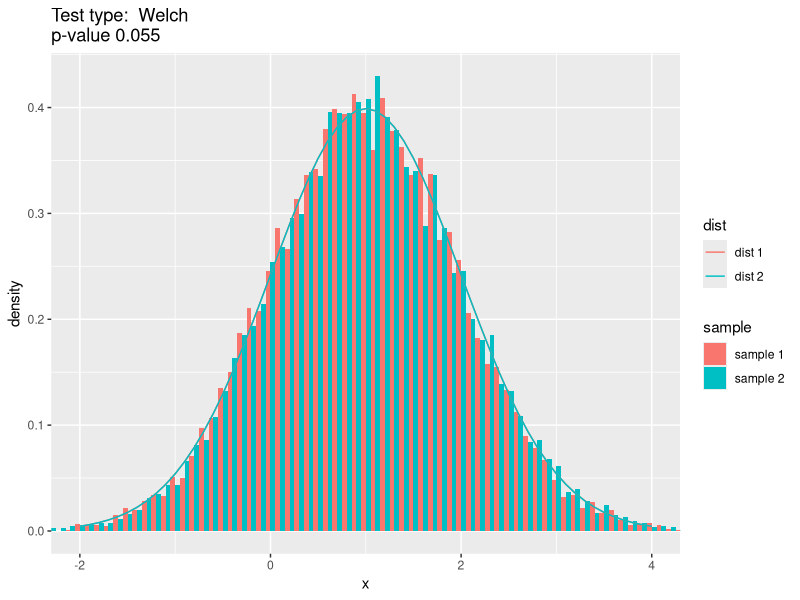
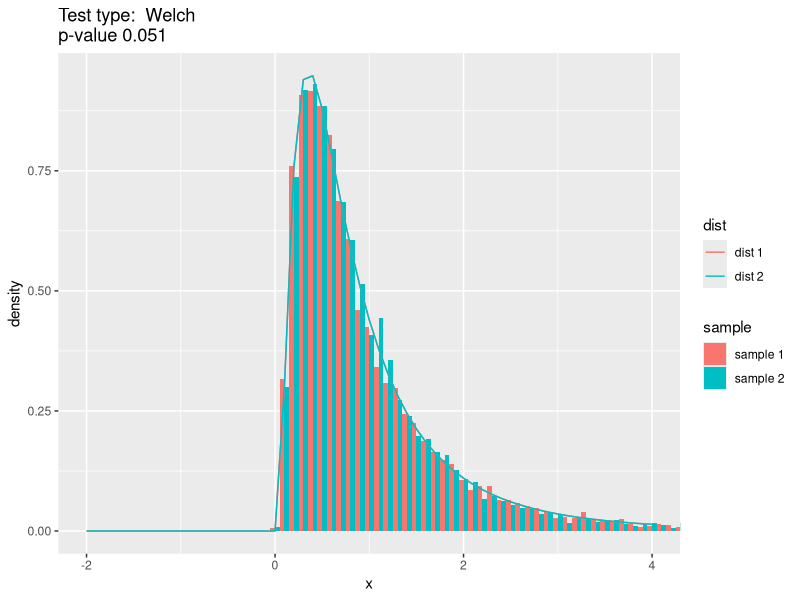
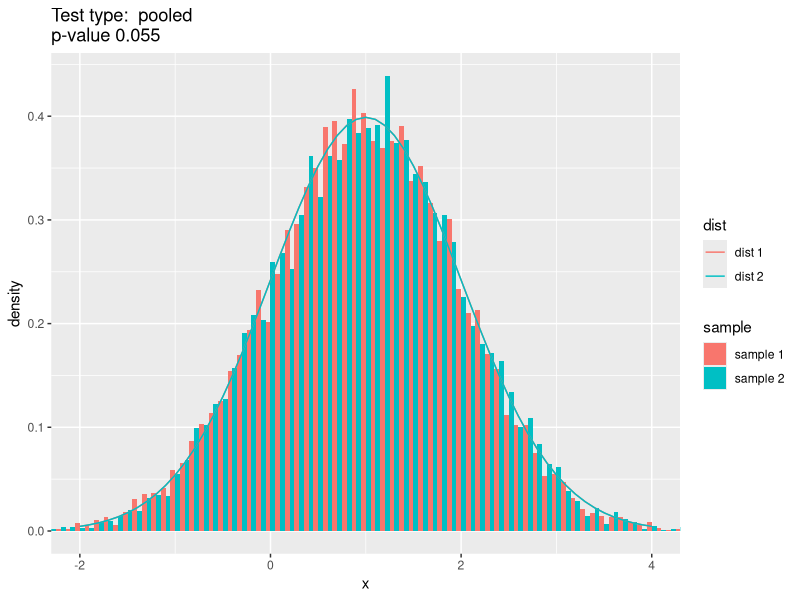
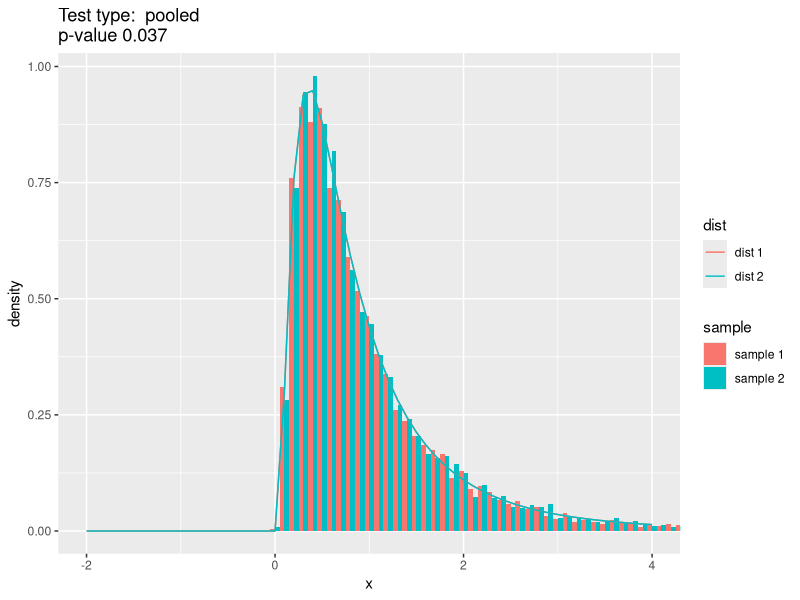

Recreate these plots in R, in order.
## ---- chunk 1
knitr::opts_chunk$set(echo = TRUE)
## ---- chunk 2
library(tidyverse)
library(knitr)
## ---- chunk 3
# Random generator voor de Log-normale distributie
rlnorm2 <- function(n, mu = 1, sd = 1) {
  exp_sdlog_sq <- 1 + sd^2/mu^2
  sdlog <- sqrt(log(exp_sdlog_sq))
  meanlog <- log(mu/sqrt(exp_sdlog_sq))
  
  rlnorm(n, meanlog, sdlog)
}

# Density functie voor de Log-normale distributie
dlnorm2 <- function(n, mu = 1, sd = 1) {
  exp_sdlog_sq <- 1 + sd^2/mu^2
  sdlog <- sqrt(log(exp_sdlog_sq))
  meanlog <- log(mu/sqrt(exp_sdlog_sq))
  
  dlnorm(n, meanlog, sdlog)
}
## ---- chunk 4
test.params <- expand.grid(c(1,2,3),c(0.5,1,2))

sapply(1:nrow(test.params), function(i) {
  mu <- test.params[i,1]
  sd <- test.params[i,2]
  test.data <- rlnorm2(100000, mu,sd)
  list(mu = mu, sd = sd, sample_mu = round(mean(test.data),1), sample_sd = round(sd(test.data),1))
})

## ---- chunk 5
sim.mctest <- function(dist = c("norm", "lnorm"), 
                       n.total, 
                       sample.ratio = 1, 
                       mu = 1, 
                       sd = 1, 
                       sd.ratio = 1,
                       test.type = c("pooled","Welch"),
                       R = 10000,
                       alpha = 0.05) {
  
  # calculate sample sizes
  n1 <- n.total / (1 + 1/sample.ratio)
  n2 <- n.total / (1 + sample.ratio)
  
  test.type <- test.type[1]
  if(!(test.type %in% c("pooled","Welch"))) {
    stop(paste("Invalid test type", test.type))
  }
  # valid test type
  t.test.var.equal <- test.type == "pooled"
  
  mu1 <- mu
  mu2 <- mu
  sd1 <- sd
  sd2 <- sd / sd.ratio
  
  dist <- dist[1]
  if (!(dist %in% c("norm", "lnorm"))) {
    stop("invalid distribution")
  }
  
  # valid distribution type
  if (dist == "norm") {
    dist.fun <- rnorm
  } else {
    dist.fun <- rlnorm2
  }
  
  cnt.typeI <- 0
  for (i in 1:R) {
    d1 <- dist.fun(n1, mu1, sd1)
    d2 <- dist.fun(n2, mu2, sd2)
    
    pval <- t.test(d1, d2, var.equal = t.test.var.equal)$p.value
    if (pval < alpha) {
      cnt.typeI <- cnt.typeI + 1
    }
  }
  
  # output a list with all simulation parameters
  list(
    n.total = n.total,        # total sample size
    n1 = n1,      # sample 1 size
    n2 = n2,      # sample 2 size,
    dist = dist,  # distribution type
    test.type = test.type, # test type
    d1 = d1,      # last d1 sample
    d2 = d2,      # last d2 sample
    mu1 = mu1,    
    mu2 = mu2,
    sd1 = sd1,
    sd2 = sd2,
    typeI.fout.pct = cnt.typeI / R
  )
  
}
## ---- chunk 6
eval.mctest <- function(test) {
  plot_data <- rbind(data.frame(sample = "sample 1", x = test$d1), data.frame(sample = "sample 2", x = test$d2))
  
  # valid distribution type
  if (test$dist == "norm") {
    dist.fun <- dnorm
  } else {
    dist.fun <- dlnorm2
  }
  
  dist_data_1 <- tibble(dist = "dist 1", 
                        x = seq(test$mu1 - 3*test$sd1, test$mu1 + 3 * test$sd1, by = 0.1),
                        y = dist.fun(x, test$mu1, test$sd1))
  dist_data_2 <- tibble(dist = "dist 2", 
                        x = seq(test$mu2 - 3*test$sd2, test$mu2 + 3 * test$sd2, by = 0.1),
                        y = dist.fun(x, test$mu2, test$sd2))
  
  display_range <- c(min(c(min(dist_data_1$x), min(dist_data_2$x))),
                     max(c(max(dist_data_1$x), max(dist_data_2$x))))
  
  p <- ggplot(plot_data, aes(x)) +
    geom_histogram(aes(y = ..density.., fill = sample), position = "dodge", binwidth = 0.1, stat) +
    geom_line(aes(x, y, color = dist), data = dist_data_1) +
    geom_line(aes(x, y, color = dist), data = dist_data_2) +
    coord_cartesian(xlim = display_range) +
    ggtitle(paste("Test type: ", test$test.type, "\np-value", test$typeI.fout.pct))
  
  p
}
## ---- chunk 7
test1 <- sim.mctest(n.total = 20000, 
                    sample.ratio = 1, 
                    dist = "norm", 
                    mu = 1, 
                    sd = 1, 
                    sd.ratio = 1,
                    test.type = "Welch",
                    R = 1000,
                    alpha = 0.05)
eval.mctest(test1)

## ---- chunk 8
test2 <- sim.mctest(n.total = 20000, 
                    sample.ratio = 1, 
                    dist = "lnorm", 
                    mu = 1, 
                    sd = 1, 
                    sd.ratio = 1,
                    test.type = "Welch",
                    R = 1000,
                    alpha = 0.05)
eval.mctest(test2)

## ---- chunk 9
test3 <- sim.mctest(n.total = 20000, 
                    sample.ratio = 1, 
                    dist = "norm", 
                    mu = 1, 
                    sd = 1, 
                    sd.ratio = 1,
                    test.type = "pooled",
                    R = 1000,
                    alpha = 0.05)
eval.mctest(test3)

## ---- chunk 10
test4 <- sim.mctest(n.total = 20000, 
                    sample.ratio = 1, 
                    dist = "lnorm", 
                    mu = 1, 
                    sd = 1, 
                    sd.ratio = 1,
                    test.type = "pooled",
                    R = 1000,
                    alpha = 0.05)
eval.mctest(test4)

## ---- chunk 11
params <- expand.grid(
  dist = c("norm","lnorm"),
  sd.ratio = c(1, 5),
  n.total = c(20, 200),
  sample.ratio = c(1, 1/3),
  test.type = c("pooled","Welch")
)
## ---- chunk 12
sims <- sapply(1:nrow(params), function(i) {
  p <- params[i,]
  
  p.val <- sim.mctest(n.total = p$n.total, 
             sample.ratio = p$sample.ratio, 
             dist = p$dist, 
             mu = 1, 
             sd = 1, 
             sd.ratio = p$sd.ratio,
             test.type = p$test.type,
             R = 1000
            )$typeI.fout.pct
})

result <- params %>% 
  mutate(p.val = sims)
## ---- chunk 13
result %>% 
  arrange(p.val) %>% 
  kable(caption = "Monte-Carlo simulation for 32 Scenarios")
